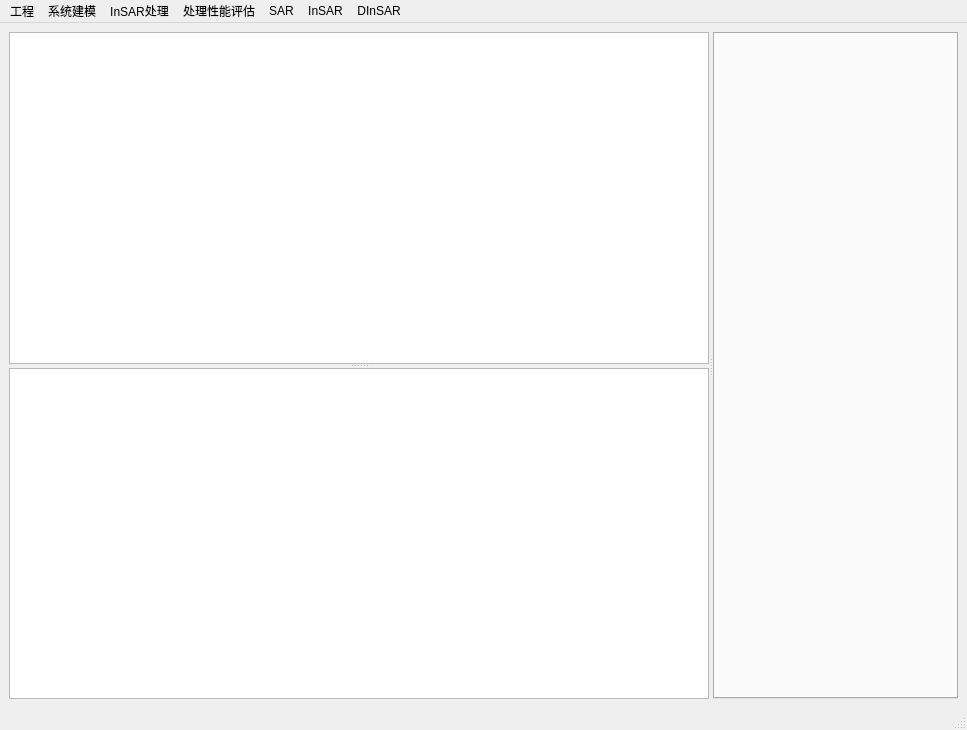
<?xml version="1.0" encoding="UTF-8"?>
<ui version="4.0">
 <class>MainWindow</class>
 <widget class="QMainWindow" name="MainWindow">
  <property name="geometry">
   <rect>
    <x>0</x>
    <y>0</y>
    <width>967</width>
    <height>730</height>
   </rect>
  </property>
  <property name="windowTitle">
   <string>MainWindow</string>
  </property>
  <widget class="QWidget" name="centralwidget">
   <layout class="QVBoxLayout" name="verticalLayout">
    <item>
     <widget class="QSplitter" name="splitter_2">
      <property name="sizePolicy">
       <sizepolicy hsizetype="Expanding" vsizetype="Expanding">
        <horstretch>0</horstretch>
        <verstretch>0</verstretch>
       </sizepolicy>
      </property>
      <property name="orientation">
       <enum>Qt::Horizontal</enum>
      </property>
      <widget class="QSplitter" name="splitter">
       <property name="orientation">
        <enum>Qt::Vertical</enum>
       </property>
       <widget class="TreeView" name="treeView">
        <property name="minimumSize">
         <size>
          <width>500</width>
          <height>300</height>
         </size>
        </property>
        <property name="maximumSize">
         <size>
          <width>800</width>
          <height>16777215</height>
         </size>
        </property>
        <property name="expandsOnDoubleClick">
         <bool>true</bool>
        </property>
        <attribute name="headerVisible">
         <bool>true</bool>
        </attribute>
       </widget>
       <widget class="TreeView" name="tool">
        <property name="minimumSize">
         <size>
          <width>300</width>
          <height>300</height>
         </size>
        </property>
        <property name="maximumSize">
         <size>
          <width>700</width>
          <height>16777215</height>
         </size>
        </property>
       </widget>
      </widget>
      <widget class="QTabWidget" name="tabWidget">
       <property name="currentIndex">
        <number>-1</number>
       </property>
      </widget>
     </widget>
    </item>
   </layout>
  </widget>
  <widget class="QMenuBar" name="menubar">
   <property name="geometry">
    <rect>
     <x>0</x>
     <y>0</y>
     <width>967</width>
     <height>26</height>
    </rect>
   </property>
   <widget class="QMenu" name="File">
    <property name="styleSheet">
     <string notr="true"/>
    </property>
    <property name="title">
     <string>工程</string>
    </property>
    <addaction name="actionNew"/>
    <addaction name="actionOpen"/>
    <addaction name="actionRecent"/>
    <addaction name="actionSave"/>
    <addaction name="actionSave_as"/>
    <addaction name="actionSave_all"/>
    <addaction name="actionQuit"/>
   </widget>
   <widget class="QMenu" name="system_modelling">
    <property name="title">
     <string>系统建模</string>
    </property>
   </widget>
   <widget class="QMenu" name="Process">
    <property name="title">
     <string>InSAR处理</string>
    </property>
    <widget class="QMenu" name="menuImport">
     <property name="sizePolicy">
      <sizepolicy hsizetype="Preferred" vsizetype="Expanding">
       <horstretch>0</horstretch>
       <verstretch>0</verstretch>
      </sizepolicy>
     </property>
     <property name="title">
      <string>导入数据</string>
     </property>
     <property name="icon">
      <iconset resource="../QtWidgetsApplication3.qrc">
       <normaloff>:/QtWidgetsApplication3/bin/icon/import.png</normaloff>:/QtWidgetsApplication3/bin/icon/import.png</iconset>
     </property>
     <addaction name="actionRepeatPass"/>
     <addaction name="actionSingleTransDoubleRecv"/>
     <addaction name="actionPingPong"/>
     <addaction name="actionDualFreqPingPong"/>
    </widget>
    <widget class="QMenu" name="lvbo">
     <property name="title">
      <string>滤波</string>
     </property>
     <addaction name="actionlvbo1"/>
     <addaction name="actionlvbo2"/>
    </widget>
    <widget class="QMenu" name="jiechan">
     <property name="title">
      <string>解缠</string>
     </property>
     <addaction name="actionjiechan1"/>
     <addaction name="actionjiechan2"/>
    </widget>
    <addaction name="menuImport"/>
    <addaction name="actionRegistration"/>
    <addaction name="actionCut"/>
    <addaction name="actionqucankao"/>
    <addaction name="lvbo"/>
    <addaction name="jiechan"/>
    <addaction name="actiongaocheng"/>
    <addaction name="actiongeocode"/>
   </widget>
   <widget class="QMenu" name="performance_evaluation">
    <property name="title">
     <string>处理性能评估</string>
    </property>
    <addaction name="actioncoregis_evaluate"/>
    <addaction name="actionunwrap_evaluate"/>
    <addaction name="actiondem_evaluate"/>
   </widget>
   <widget class="QMenu" name="menuSAR">
    <property name="title">
     <string>SAR</string>
    </property>
   </widget>
   <widget class="QMenu" name="menuInSAR">
    <property name="title">
     <string>InSAR</string>
    </property>
    <addaction name="actionBaseline_Preview"/>
    <addaction name="actionInterferometric_Formation"/>
    <addaction name="actionDenoise"/>
    <addaction name="actionUnwrap"/>
    <addaction name="actionDEM"/>
   </widget>
   <widget class="QMenu" name="menuDInSAR">
    <property name="title">
     <string>DInSAR</string>
    </property>
    <widget class="QMenu" name="menuSBAS">
     <property name="title">
      <string>SBAS</string>
     </property>
     <property name="icon">
      <iconset resource="../QtWidgetsApplication3.qrc">
       <normaloff>:/QtWidgetsApplication3/bin/icon/baseline_formation.png</normaloff>:/QtWidgetsApplication3/bin/icon/baseline_formation.png</iconset>
     </property>
     <addaction name="actionBaseline_Formation"/>
     <addaction name="actionSBAS_deformation"/>
     <addaction name="actionreference_re_selection"/>
     <addaction name="actionDeformation_Preview"/>
     <addaction name="actionExport_KML"/>
    </widget>
    <addaction name="actionSLC_deramp"/>
    <addaction name="menuSBAS"/>
   </widget>
   <addaction name="File"/>
   <addaction name="system_modelling"/>
   <addaction name="Process"/>
   <addaction name="performance_evaluation"/>
   <addaction name="menuSAR"/>
   <addaction name="menuInSAR"/>
   <addaction name="menuDInSAR"/>
  </widget>
  <widget class="QStatusBar" name="statusbar"/>
  <action name="actionNew">
   <property name="icon">
    <iconset resource="../QtWidgetsApplication3.qrc">
     <normaloff>:/QtWidgetsApplication3/bin/icon/new_project.png</normaloff>:/QtWidgetsApplication3/bin/icon/new_project.png</iconset>
   </property>
   <property name="text">
    <string>新建工程</string>
   </property>
  </action>
  <action name="actionOpen">
   <property name="icon">
    <iconset resource="../QtWidgetsApplication3.qrc">
     <normaloff>:/QtWidgetsApplication3/bin/icon/open_project.png</normaloff>:/QtWidgetsApplication3/bin/icon/open_project.png</iconset>
   </property>
   <property name="text">
    <string>打开工程</string>
   </property>
  </action>
  <action name="actionRecent">
   <property name="icon">
    <iconset resource="../QtWidgetsApplication3.qrc">
     <normaloff>:/QtWidgetsApplication3/bin/icon/recen_open.png</normaloff>:/QtWidgetsApplication3/bin/icon/recen_open.png</iconset>
   </property>
   <property name="text">
    <string>最近打开</string>
   </property>
  </action>
  <action name="actionSave">
   <property name="icon">
    <iconset resource="../QtWidgetsApplication3.qrc">
     <normaloff>:/QtWidgetsApplication3/bin/icon/save.png</normaloff>:/QtWidgetsApplication3/bin/icon/save.png</iconset>
   </property>
   <property name="text">
    <string>保存工程</string>
   </property>
  </action>
  <action name="actionSave_as">
   <property name="icon">
    <iconset resource="../QtWidgetsApplication3.qrc">
     <normaloff>:/QtWidgetsApplication3/bin/icon/saveas.png</normaloff>:/QtWidgetsApplication3/bin/icon/saveas.png</iconset>
   </property>
   <property name="text">
    <string>另存为</string>
   </property>
  </action>
  <action name="actionSave_all">
   <property name="icon">
    <iconset resource="../QtWidgetsApplication3.qrc">
     <normaloff>:/QtWidgetsApplication3/bin/icon/saveall.png</normaloff>:/QtWidgetsApplication3/bin/icon/saveall.png</iconset>
   </property>
   <property name="text">
    <string>全部保存</string>
   </property>
  </action>
  <action name="actionClose">
   <property name="icon">
    <iconset>
     <normaloff>../bin/icon/close.png</normaloff>../bin/icon/close.png</iconset>
   </property>
   <property name="text">
    <string>关闭</string>
   </property>
  </action>
  <action name="actionQuit">
   <property name="icon">
    <iconset resource="../QtWidgetsApplication3.qrc">
     <normaloff>:/QtWidgetsApplication3/bin/icon/quit.png</normaloff>:/QtWidgetsApplication3/bin/icon/quit.png</iconset>
   </property>
   <property name="text">
    <string>退出</string>
   </property>
  </action>
  <action name="actionRegistration">
   <property name="icon">
    <iconset resource="../QtWidgetsApplication3.qrc">
     <normaloff>:/QtWidgetsApplication3/bin/icon/coregistration.png</normaloff>:/QtWidgetsApplication3/bin/icon/coregistration.png</iconset>
   </property>
   <property name="text">
    <string>配准</string>
   </property>
  </action>
  <action name="actionInterferometric_Formation">
   <property name="text">
    <string>Interferometric Formation</string>
   </property>
  </action>
  <action name="actionDenoise">
   <property name="text">
    <string>Denoise</string>
   </property>
  </action>
  <action name="actionUnwrap">
   <property name="text">
    <string>Unwrap</string>
   </property>
  </action>
  <action name="actionDEM">
   <property name="text">
    <string>DEM</string>
   </property>
  </action>
  <action name="actionCut">
   <property name="icon">
    <iconset resource="../QtWidgetsApplication3.qrc">
     <normaloff>:/QtWidgetsApplication3/bin/icon/cut.png</normaloff>:/QtWidgetsApplication3/bin/icon/cut.png</iconset>
   </property>
   <property name="text">
    <string>裁剪</string>
   </property>
  </action>
  <action name="actionRepeatPass">
   <property name="text">
    <string>重轨模式</string>
   </property>
  </action>
  <action name="actionSingleTransDoubleRecv">
   <property name="text">
    <string>一发双收模式</string>
   </property>
  </action>
  <action name="actionBaseline_Preview">
   <property name="text">
    <string>Baseline Preview</string>
   </property>
  </action>
  <action name="actionS1_TOPS_BackGeocoding">
   <property name="icon">
    <iconset resource="../QtWidgetsApplication3.qrc">
     <normaloff>:/QtWidgetsApplication3/bin/icon/coregistration.png</normaloff>:/QtWidgetsApplication3/bin/icon/coregistration.png</iconset>
   </property>
   <property name="text">
    <string>S1 TOPS BackGeocoding</string>
   </property>
  </action>
  <action name="actionS1_Deburst">
   <property name="icon">
    <iconset resource="../QtWidgetsApplication3.qrc">
     <normaloff>:/QtWidgetsApplication3/bin/icon/splice.png</normaloff>:/QtWidgetsApplication3/bin/icon/splice.png</iconset>
   </property>
   <property name="text">
    <string>S1 Deburst</string>
   </property>
  </action>
  <action name="actionSLC_deramp">
   <property name="icon">
    <iconset resource="../QtWidgetsApplication3.qrc">
     <normaloff>:/QtWidgetsApplication3/bin/icon/dem.png</normaloff>:/QtWidgetsApplication3/bin/icon/dem.png</iconset>
   </property>
   <property name="text">
    <string>SLC_deramp</string>
   </property>
  </action>
  <action name="actionBaseline_Formation">
   <property name="icon">
    <iconset resource="../QtWidgetsApplication3.qrc">
     <normaloff>:/QtWidgetsApplication3/bin/icon/baseline_formation.png</normaloff>:/QtWidgetsApplication3/bin/icon/baseline_formation.png</iconset>
   </property>
   <property name="text">
    <string>Baseline Formation</string>
   </property>
  </action>
  <action name="actionSBAS_deformation">
   <property name="icon">
    <iconset resource="../QtWidgetsApplication3.qrc">
     <normaloff>:/QtWidgetsApplication3/bin/icon/time_series.png</normaloff>:/QtWidgetsApplication3/bin/icon/time_series.png</iconset>
   </property>
   <property name="text">
    <string>Time-Series Analysis</string>
   </property>
  </action>
  <action name="actionDeformation_Preview">
   <property name="icon">
    <iconset resource="../QtWidgetsApplication3.qrc">
     <normaloff>:/QtWidgetsApplication3/bin/icon/view.png</normaloff>:/QtWidgetsApplication3/bin/icon/view.png</iconset>
   </property>
   <property name="text">
    <string>Time Series View</string>
   </property>
  </action>
  <action name="actionreference_re_selection">
   <property name="icon">
    <iconset resource="../QtWidgetsApplication3.qrc">
     <normaloff>:/QtWidgetsApplication3/bin/icon/reference.png</normaloff>:/QtWidgetsApplication3/bin/icon/reference.png</iconset>
   </property>
   <property name="text">
    <string>reference re-selection</string>
   </property>
  </action>
  <action name="actionExport_KML">
   <property name="icon">
    <iconset resource="../QtWidgetsApplication3.qrc">
     <normaloff>:/QtWidgetsApplication3/bin/icon/GoogleEarth.png</normaloff>:/QtWidgetsApplication3/bin/icon/GoogleEarth.png</iconset>
   </property>
   <property name="text">
    <string>export as kml</string>
   </property>
  </action>
  <action name="actiongeocode">
   <property name="icon">
    <iconset resource="../QtWidgetsApplication3.qrc">
     <normaloff>:/QtWidgetsApplication3/bin/icon/geocoding.png</normaloff>:/QtWidgetsApplication3/bin/icon/geocoding.png</iconset>
   </property>
   <property name="text">
    <string>地理编码</string>
   </property>
  </action>
  <action name="actionS1_frame_merge">
   <property name="icon">
    <iconset resource="../QtWidgetsApplication3.qrc">
     <normaloff>:/QtWidgetsApplication3/bin/icon/frame_merge.png</normaloff>:/QtWidgetsApplication3/bin/icon/frame_merge.png</iconset>
   </property>
   <property name="text">
    <string>S1 frame merge</string>
   </property>
  </action>
  <action name="actionS1_swath_merge">
   <property name="icon">
    <iconset resource="../QtWidgetsApplication3.qrc">
     <normaloff>:/QtWidgetsApplication3/bin/icon/swath_merge.png</normaloff>:/QtWidgetsApplication3/bin/icon/swath_merge.png</iconset>
   </property>
   <property name="text">
    <string>S1 swath merge</string>
   </property>
  </action>
  <action name="actionPingPong">
   <property name="text">
    <string>乒乓模式</string>
   </property>
  </action>
  <action name="actionDualFreqPingPong">
   <property name="text">
    <string>双频乒乓模式</string>
   </property>
  </action>
  <action name="actionlvbo1">
   <property name="text">
    <string>普通滤波</string>
   </property>
  </action>
  <action name="actionlvbo2">
   <property name="text">
    <string>双频乒乓模式滤波</string>
   </property>
  </action>
  <action name="actionjiechan1">
   <property name="text">
    <string>普通解缠</string>
   </property>
  </action>
  <action name="actionjiechan2">
   <property name="text">
    <string>双频乒乓解缠</string>
   </property>
  </action>
  <action name="actiongaocheng">
   <property name="text">
    <string>高程反演</string>
   </property>
  </action>
  <action name="actioncoregis_evaluate">
   <property name="text">
    <string>配准评估</string>
   </property>
  </action>
  <action name="actionunwrap_evaluate">
   <property name="text">
    <string>解缠评估</string>
   </property>
  </action>
  <action name="actiondem_evaluate">
   <property name="text">
    <string>高程评估</string>
   </property>
  </action>
  <action name="actionqucankao">
   <property name="text">
    <string>去除参考相位</string>
   </property>
  </action>
 </widget>
 <customwidgets>
  <customwidget>
   <class>TreeView</class>
   <extends>QTreeView</extends>
   <header>treeview.h</header>
  </customwidget>
 </customwidgets>
 <resources>
  <include location="../QtWidgetsApplication3.qrc"/>
 </resources>
 <connections/>
</ui>
